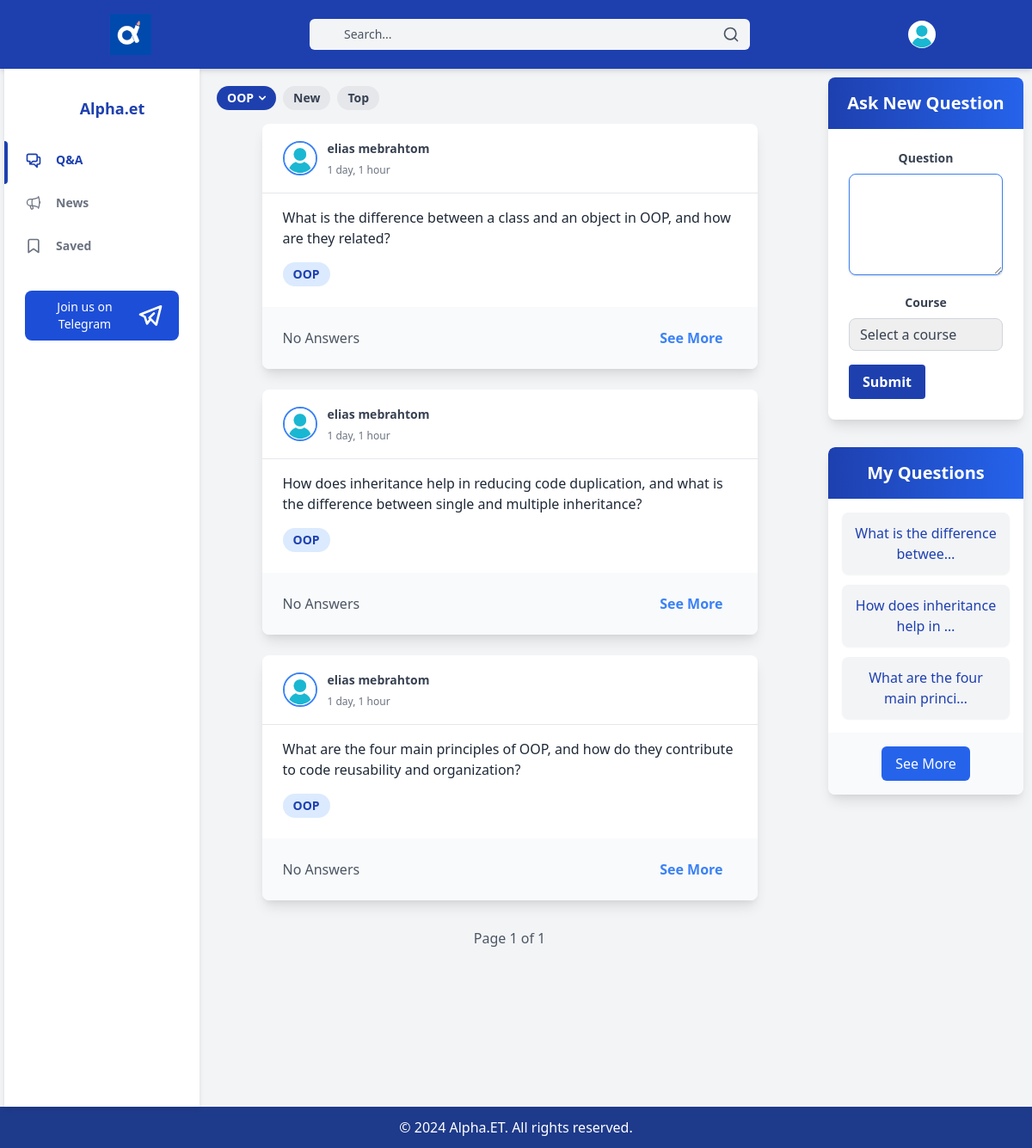
Screenshot of /questions/bycourse/2/ (signed in) with the database file from the repository.
### alpha/models.py (models this page shows, shortened)
class Course(models.Model):
    department = models.ForeignKey(Department, on_delete=models.CASCADE)
    course = models.CharField(max_length=300)
    def __str__(self):
        return self.course

class Questions(models.Model):
    department = models.ForeignKey(Department, on_delete=models.CASCADE)
    course = models.ForeignKey(Course, on_delete=models.CASCADE)
    user = models.ForeignKey(CustomUser, on_delete=models.CASCADE)
    question = models.CharField(max_length=2000)
    date = models.DateTimeField(auto_now_add=True)
    hashtags = models.ManyToManyField(HashTag, blank=True)

class CustomUser(AbstractUser):
    username = None
    first_name = models.CharField(max_length=200)
    last_name = models.CharField(max_length=200)
    profile_pic = models.ImageField(null=True, blank=True, upload_to='profile_pics')
    email = models.EmailField(unique=True)
    department = models.ForeignKey(Department, on_delete=models.CASCADE, null=True)  # Make department nullable
    status = models.CharField(max_length=20, default="freemium", choices=[('admin', 'Admin'), ('premium', 'Premium'),('pending','Pending'), ('freemium', 'Freemium')])
    objects = CustomUserManager()
    USERNAME_FIELD = 'email'
    REQUIRED_FIELDS = []

### alpha/views.py (the view, shortened to what this page needs)
# urls.py: path('questions/bycourse/<int:course_id>/', QuestionByCourseView.as_view(), name='questions-by-course'),
@method_decorator(login_required, name='dispatch')
class QuestionByCourseView(View):
    def get(self, request, course_id):
        nav="qa"
        my_questions=Questions.objects.filter(user=request.user).order_by('-date')[:5]
        course = Course.objects.get(id=course_id)
        courses=Course.objects.exclude(id=course_id)
        courses1=Course.objects.all() #courses list for ask question form dropdown
        questions = Questions.objects.filter(course=course).order_by('-date')
        form = QuestionForm()
        paginator = Paginator(questions, 10)  # Show 10 questions per page
        page = request.GET.get('page')
        try:
            questions = paginator.page(page)
        except PageNotAnInteger:
            questions = paginator.page(1)
        except EmptyPage:
            questions = paginator.page(paginator.num_pages)
        return render(request, 'questions/question_by_course.html', {'my_questions':my_questions,'course': course, 'questions': questions,'courses':courses ,'courses1':courses1,'form':form,'nav':nav})

### alpha/forms.py
class QuestionForm(forms.ModelForm):
    class Meta:
        model = Questions
        fields = (  'course', 'question', 'hashtags')
        widgets = {
            'question': forms.Textarea(attrs={'class': 'mt-1 block w-full border-gray-300 rounded-md shadow-sm focus:ring-indigo-500 focus:border-indigo-500'}),
            'hashtags': forms.TextInput(attrs={'class': 'mt-1 block w-full border-gray-300 rounded-md shadow-sm focus:ring-indigo-500 focus:border-indigo-500'}),
            'course': forms.Select(attrs={'class': 'mt-1 block w-full border-gray-300 rounded-md shadow-sm focus:ring-indigo-500 focus:border-indigo-500'}),
        }

### templates/questions/question_by_course.html (shortened to what this page needs)
{% extends 'base/base.html' %}
{%load static%}
{% block main_content %}
<article class="main">
<div class="flex justify-between items-center mb-4">
  <div class="flex items-center">
    <div class="flex items-center">
        <span id="dropdownHoverButton" data-dropdown-toggle="dropdownHover" data-dropdown-trigger="hover" class="inline-flex items-center bg-blue-800 hover:bg-blue-700 text-white px-3 py-1 text-sm font-semibold rounded-full mr-2" type="button">
          <span>{{course.course | truncatechars:20}}</span>
          <svg class="w-2 h-2 ml-1.5" aria-hidden="true" xmlns="http://www.w3.org/2000/svg" fill="none" viewBox="0 0 10 6">
            <path stroke="currentColor" stroke-linecap="round" stroke-linejoin="round" stroke-width="2" d="m1 1 4 4 4-4"/>
          </svg>
        </span>
      </div>
    <a href="{% url 'questions' %}" ><span class="inline-block bg-gray-200 text-gray-700 px-3 py-1 text-sm font-semibold rounded-full mr-2">New</span>
    </a>
    <a href="{% url 'top_questions_list' %}"><span class="inline-block bg-gray-200 text-gray-700 px-3 py-1 text-sm font-semibold rounded-full mr-2">Top</span> </a>
  </div>
</div>
{% for question in questions %}
<div class="bg-white rounded-lg overflow-hidden mx-auto max-w-xl mb-6 shadow-lg hover:shadow-xl transition-shadow duration-300">
  <div class="px-6 py-4 text-gray-700 flex items-center justify-between border-b border-gray-200">
    <div class="flex items-center">
      <img src="{% if question.user.profile_pic %}{{ question.user.profile_pic.url }}{% else %}{% static 'no_profile_pics/profile.jpg' %}{% endif %}"
      alt="Profile Picture" class="h-10 w-10 rounded-full mr-3 border-2 border-blue-500 object-cover" />
      <div>
        <span class="text-sm font-bold">{{ question.user.first_name }} {{ question.user.last_name }}</span>
        <br>
        <span class="text-xs text-gray-500">{{ question.date|timesince }}</span>
      </div>
    </div>
  </div>
  <div class="px-6 py-4">
    <p class="text-gray-800 text-base mb-4">
      {{ question.question | truncatechars:150 }}
    </p>
    <div class="flex flex-wrap">
      <span class="inline-block bg-blue-100 text-blue-800 px-3 py-1 text-sm font-semibold rounded-full mr-2 mb-2">{{ question.course }}</span>
    </div>
  </div>
  <div class="px-6 py-4 bg-gray-50 flex justify-between items-center">
    <span class="text-gray-600">
      {% if question.answers.count == 0 %}
        No Answers
      {% elif question.answers.count == 1 %}
        1 Answer
      {% else %}
        {{ question.answers.count }} Answers
      {% endif %}
    </span>
    <a href="{% url 'question-detail' pk=question.pk %}" class="text-blue-500 hover:text-blue-700 font-semibold py-2 px-4 rounded-full focus:outline-none focus:shadow-outline transition duration-300 ease-in-out">See More</a>
  </div>
</div>
{% endfor %}
<div class="flex justify-center mt-8 space-x-4">
  <span class="text-gray-600">Page {{ questions.number }} of {{ questions.paginator.num_pages }}</span>
</div>
</article>
<aside class="aside aside2 hidden md:block h-screen overflow-y-auto">
  <div class="bg-white rounded-lg shadow-lg mb-8">
    <div class="bg-gradient-to-r from-blue-800 to-blue-600 text-white text-center py-4 rounded-t-lg">
      <h2 class="text-xl font-semibold">Ask New Question</h2>
    </div>
    <form id="questionForm" method="post" action="{% url 'questions' %}" class="p-6">
      <div class="mb-4">
        <label for="question" class="block text-gray-700 text-sm font-bold mb-2">Question</label>
        <textarea
          id="question"
          name="question"
          class="shadow appearance-none border border-blue-500 rounded-lg w-full py-2 px-3 text-gray-700 leading-tight focus:outline-none focus:shadow-outline focus:border-blue-700 focus:ring-2 focus:ring-blue-500"
          rows="5"
          required
        ></textarea>
      </div>
      <div class="mb-4">
        <label for="course" class="block text-gray-700 text-sm font-bold mb-2">Course</label>
        <select
          id="course"
          name="course"
          class="appearance-none border border-gray-300 rounded-lg w-full py-2 px-3 text-gray-700 leading-tight focus:outline-none focus:shadow-outline focus:border-blue-700 focus:ring-2 focus:ring-blue-500"
          required
        >
          <option value="" disabled selected class="text-gray-400">Select a course</option>
        </select>
      </div>
      <div class="flex items-center justify-between">
        <button
          class="bg-blue-800 hover:bg-blue-700 text-white font-bold py-2 px-4 rounded focus:outline-none focus:shadow-outline"
          type="submit"
        >
          Submit
        </button>
      </div>
    </form>
  </div>
  <div class="bg-white shadow-lg rounded-lg overflow-hidden">
    <div class="bg-gradient-to-r from-blue-800 to-blue-600 text-white text-center py-4 rounded-t-lg">
      <h2 class="text-xl font-semibold">My Questions</h2>
    </div>
    <div class="p-4">
      <ul class="space-y-3">
        {% for question in my_questions %}
        <li class="bg-gray-100 p-3 rounded-lg shadow-sm">
          <a href="{% url 'question-detail' question.id %}" class="text-blue-800 hover:underline">{{question.question|truncatechars:30}}</a>
        </li>
        {%endfor%}
      </ul>
    </div>
    <div class="bg-gray-50 text-center p-4 rounded-b-lg">
      <a href="{% url 'my-questions' %}">
      <button
        class="bg-blue-600 text-white px-4 py-2 rounded-md hover:bg-blue-700 focus:outline-none focus:ring-2 focus:ring-blue-500"
      >
        See More
      </button>
    </a>
    </div>
  </div>
</aside>
{% endblock %}

### static/main.css (style rules this page uses)
html, body { margin: 0; padding: 0; }
.wrapper>* { flex: 1 100%; }
.main { text-align: left; border-radius: 8px; max-height: calc(100vh - 56px); overflow-y: auto; margin:10px; padding:10px; }
.aside2 { border-radius: 8px; padding: 10px; }
@media all and (min-width: 768px) { .main { flex: 3; } }
@media all and (min-width: 768px) { .aside2 { order: 2; } }
@media all and (min-width: 768px) { .main { order: 2; } }
@media all and (min-width: 600px) { .aside { flex: 1; } }

### rows the page displays
Course: course "OOP"
Questions: user.first_name "elias", user.last_name "mebrahtom", date "1 day, 1 hour", question "What is the difference between a class and an object in OOP, and how are they related?", course "OOP", shows "No Answers", question "What is the difference betwee…"
Questions: user.first_name "elias", user.last_name "mebrahtom", date "1 day, 1 hour", question "How does inheritance help in reducing code duplication, and what is the difference between single and multiple inheritance?", course "OOP", shows "No Answers", question "How does inheritance help in …"
Questions: user.first_name "elias", user.last_name "mebrahtom", date "1 day, 1 hour", question "What are the four main principles of OOP, and how do they contribute to code reusability and organization?", course "OOP", shows "No Answers", question "What are the four main princi…"

### other values shown
{{ questions.number }} "1"
{{ questions.paginator.num_pages }} "1"
